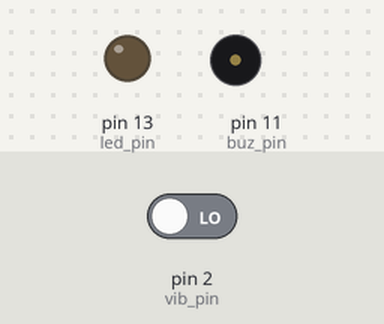
The sketch below on a simulated Arduino Uno, built with avr-gcc and run on an emulated ATmega328P. Shown: output pins drawn as LEDs (lit = HIGH), buzzer (waves = sounding, pin HIGH). Dashed ring = blinking. The test bench sets the inputs (shaded band); at power-on: pin 2 (vib_pin) LOW.

Above: at 1.2 s.
1.3 s: pin 2 (vib_pin) driven HIGH
At 1.45 s:
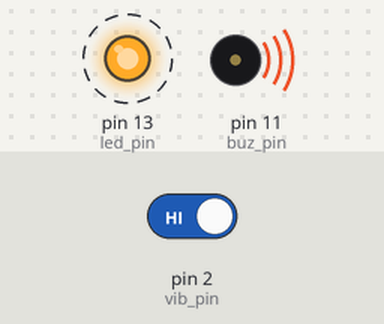
4.3 s: pin 2 (vib_pin) driven LOW
At 5.4 s:
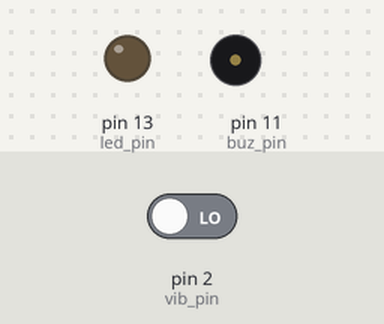
Timing chart, 0 to 7.3 s (numbered marks = the images above; inputs shaded):
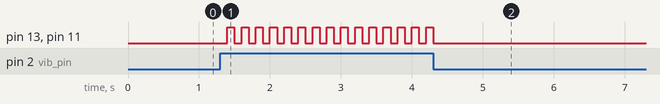

The sketch:

Landslide_Detection.ino
```cpp
int vib_pin=2;
int led_pin=13;
int buz_pin=11;

void setup() {
  // put your setup code here, to run once:
  pinMode(vib_pin,INPUT);
  pinMode(led_pin,OUTPUT);
  pinMode(buz_pin,OUTPUT);
}

void loop() {
  // put your main code here, to run repeatedly:
  int val;
  val=digitalRead(vib_pin);
  if(val==1)
  {
    for (int i = 1; i <= 5; i++){
      digitalWrite(led_pin,LOW);
      digitalWrite(buz_pin,LOW);
      delay(100);
      digitalWrite(led_pin,HIGH);
      digitalWrite(buz_pin,HIGH);
      delay(100);
      }
   }
   else
   digitalWrite(led_pin,LOW);
   digitalWrite(buz_pin,LOW);
}
```

Measured:
- after the input at 1.3 s, pin 13 (led_pin), pin 11 (buz_pin): alternates HIGH for 0.10 s and LOW for 0.10 s, starting after 0.10 s
- after the input at 4.3 s, pin 13 (led_pin), pin 11 (buz_pin): goes on until 4.3 s, then stays LOW
